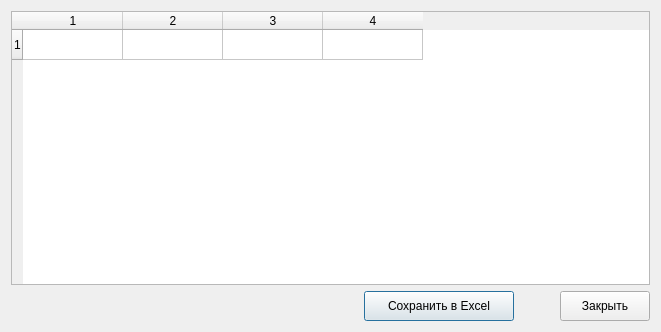
<?xml version="1.0" encoding="UTF-8"?>
<ui version="4.0">
 <class>Dialog</class>
 <widget class="QDialog" name="Dialog">
  <property name="geometry">
   <rect>
    <x>0</x>
    <y>0</y>
    <width>661</width>
    <height>332</height>
   </rect>
  </property>
  <property name="windowTitle">
   <string>Отчетная форма</string>
  </property>
  <layout class="QVBoxLayout" name="verticalLayout">
   <item>
    <widget class="QTableWidget" name="table">
     <property name="sizePolicy">
      <sizepolicy hsizetype="Expanding" vsizetype="Expanding">
       <horstretch>0</horstretch>
       <verstretch>0</verstretch>
      </sizepolicy>
     </property>
     <property name="rowCount">
      <number>1</number>
     </property>
     <property name="columnCount">
      <number>4</number>
     </property>
     <row/>
     <column/>
     <column/>
     <column/>
     <column/>
    </widget>
   </item>
   <item>
    <layout class="QHBoxLayout" name="horizontalLayout_55">
     <item>
      <spacer name="horizontalSpacer_59">
       <property name="orientation">
        <enum>Qt::Horizontal</enum>
       </property>
       <property name="sizeHint" stdset="0">
        <size>
         <width>40</width>
         <height>20</height>
        </size>
       </property>
      </spacer>
     </item>
     <item>
      <widget class="QPushButton" name="save_button">
       <property name="sizePolicy">
        <sizepolicy hsizetype="Fixed" vsizetype="Fixed">
         <horstretch>0</horstretch>
         <verstretch>0</verstretch>
        </sizepolicy>
       </property>
       <property name="minimumSize">
        <size>
         <width>150</width>
         <height>30</height>
        </size>
       </property>
       <property name="text">
        <string>Сохранить в Excel</string>
       </property>
      </widget>
     </item>
     <item>
      <spacer name="horizontalSpacer_60">
       <property name="orientation">
        <enum>Qt::Horizontal</enum>
       </property>
       <property name="sizeType">
        <enum>QSizePolicy::Fixed</enum>
       </property>
       <property name="sizeHint" stdset="0">
        <size>
         <width>40</width>
         <height>20</height>
        </size>
       </property>
      </spacer>
     </item>
     <item>
      <widget class="QPushButton" name="cancel_button">
       <property name="sizePolicy">
        <sizepolicy hsizetype="Fixed" vsizetype="Fixed">
         <horstretch>0</horstretch>
         <verstretch>0</verstretch>
        </sizepolicy>
       </property>
       <property name="minimumSize">
        <size>
         <width>90</width>
         <height>30</height>
        </size>
       </property>
       <property name="text">
        <string>Закрыть</string>
       </property>
      </widget>
     </item>
    </layout>
   </item>
  </layout>
 </widget>
 <resources/>
 <connections/>
</ui>
